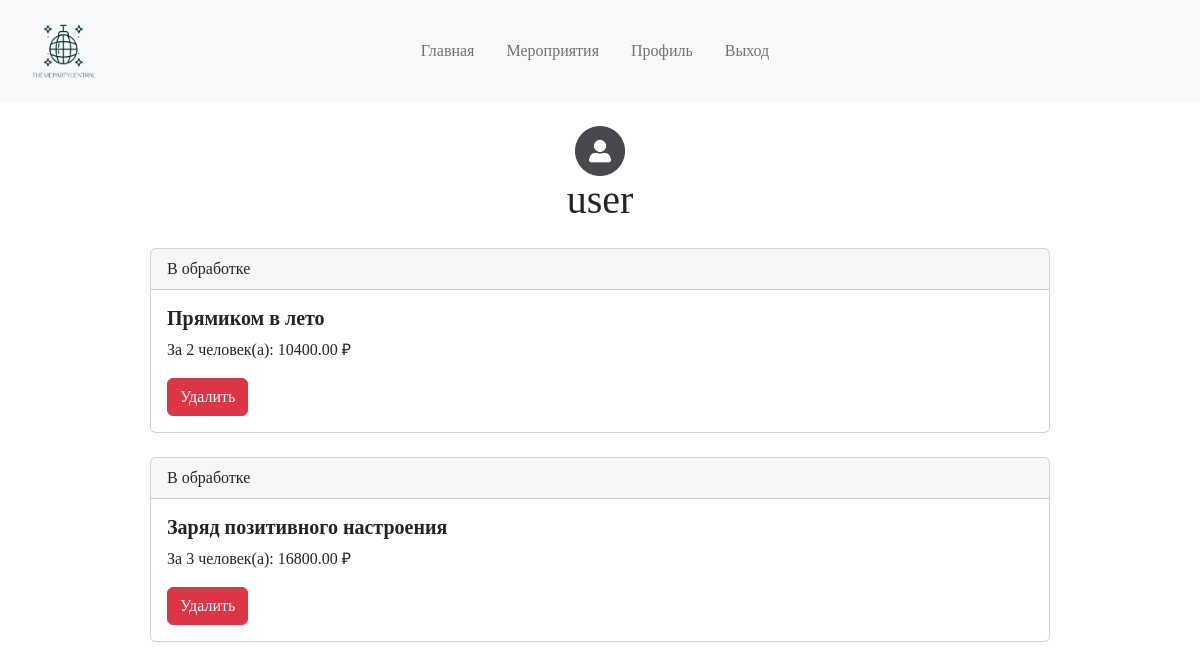
The app's page /auth/profile/ (signed in), older data.
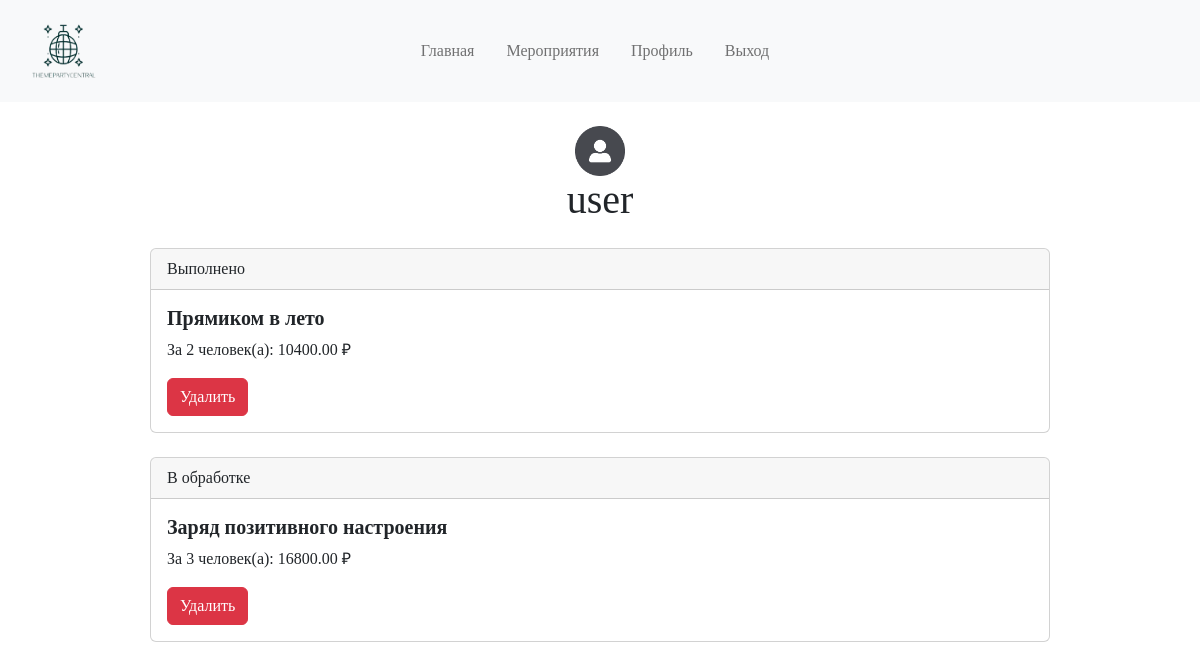
The same page, newer data.
### events/models.py (models this page shows, shortened)
class Booking(models.Model):
    STATUS_CHOICE = (
        ("В обработке", "В обработке"),
        ("Выполнено", "Выполнено"),
        ("Отклонено", "Отклонено")
    )
    event = models.ForeignKey(Events, on_delete=models.CASCADE)
    user = models.ForeignKey(CustomUser, on_delete=models.CASCADE, null=True)
    number_of_people = models.IntegerField(verbose_name='Количество человек')
    total_price = models.DecimalField(max_digits=10, decimal_places=2)
    status = models.CharField(max_length=100, verbose_name='Статус', default='В обработке', choices=STATUS_CHOICE)
    class Meta:
        verbose_name = 'Бронирование'
        verbose_name_plural = 'Бронирования'

class Events(models.Model):
    name = models.CharField(max_length=128, verbose_name='Названние')
    description = models.TextField(verbose_name='Описание')
    topic = models.ForeignKey(Topic, on_delete=models.CASCADE, verbose_name='Тематика')
    image = models.ImageField(upload_to="%Y/%m/%d", verbose_name='Изображение')
    video = models.CharField(max_length=128, verbose_name='Видео')
    date = models.DateTimeField(verbose_name='Дата проведения')
    place = models.CharField(max_length=128, verbose_name='Место проведения')
    price = models.DecimalField(max_digits=8, decimal_places=2, verbose_name='Цена')
    seats = models.CharField(max_length=128, verbose_name='Количество мест')
    class Meta:
        verbose_name = 'Мероприятие'
        verbose_name_plural = 'Мероприятия'
    def __str__(self):
        return self.name

### register/views.py (the view)
# urls.py: path('profile/', profile, name='profile'),
@login_required
def profile(request):
    user_profile = UserProfile.objects.get(user=request.user)  # Получаем профиль текущего пользователя
    user_booking = Booking.objects.filter(user=request.user)
    return render(request, 'register/profile.html', {'user_profile': user_profile, 'user_booking': user_booking})

### register/templates/register/profile.html (shortened to what this page needs)
{% extends 'root.html' %}
{% block content %}
    <div class="mt-4 d-flex flex-column justify-content-center align-items-center">
        <img src="{{ user_profile.photo.url }}" alt="Profile Photo" width="50px" height="50px">
        <h1>{{ user_profile.user }}</h1>
    </div>
    <div class="d-flex flex-column align-items-center mt-3">
    {% if user_booking %}
        {% for booking in user_booking %}
            <div class="card w-75 mb-4">
                <div class="card-header">
                    {{ booking.status }}
                </div>
                <div class="card-body">
                    <h5 class="card-title fw-bold">{{ booking.event }}</h5>
                    <p class="card-text">За {{ booking.number_of_people }} человек(а): {{ booking.total_price }} ₽</p>
                    <form action="{% url 'auth:delete_booking' booking.id %}" method="post">
                        <button type="submit" class="btn btn-danger">Удалить</button>
                    </form>
                </div>
            </div>
        {% endfor %}
{% else %}
    <p>У вас нет забронированных мероприятий</p>
{% endif %}
    </div>
{% endblock %}

Row changes from the older to the newer data that the page shows:
changed Booking "Прямиком в лето": status "В обработке" → "Выполнено"
